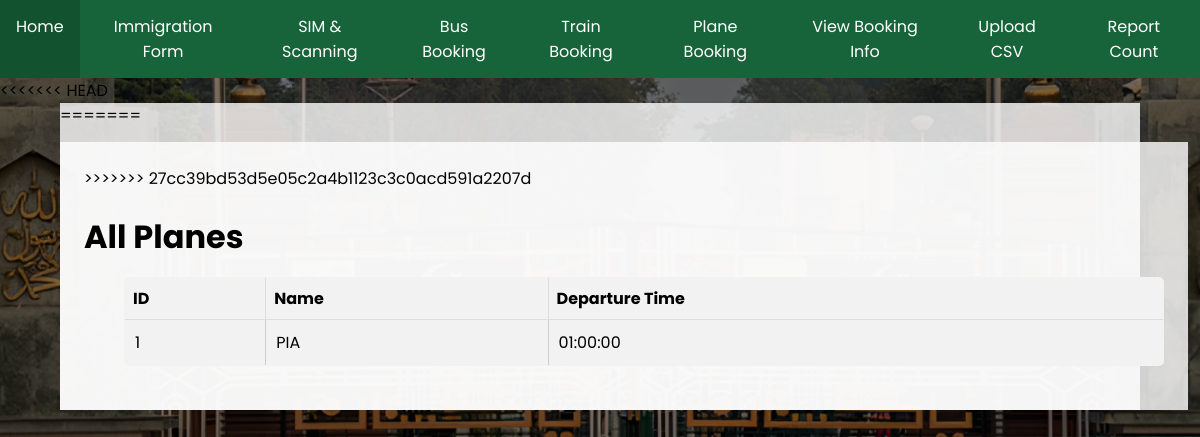
The app's page /view-planes/, older data.
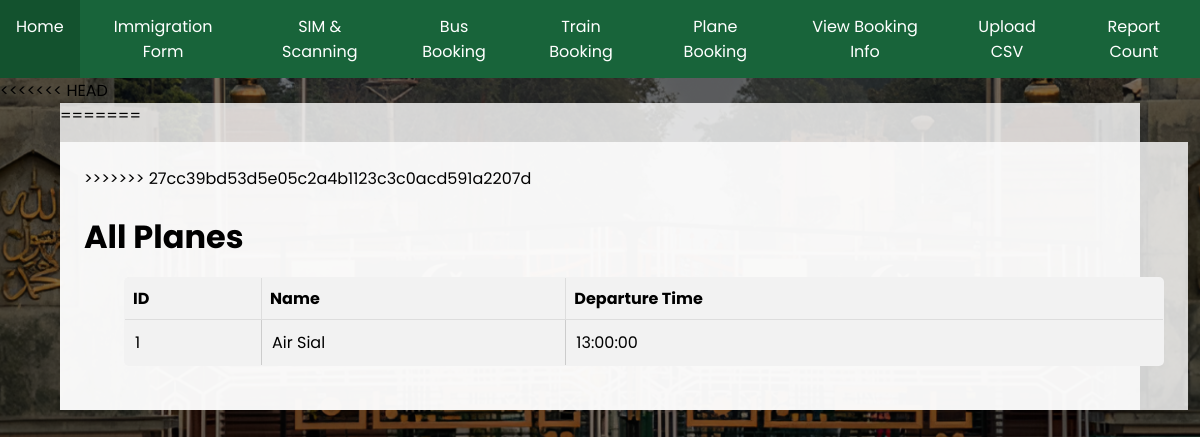
The same page, newer data.
### database.py (models this page shows)
class Plane(Base):
    __tablename__ = "plane"
    plane_id = Column(Integer, primary_key=True, autoincrement=True)
    company = Column(String, nullable=True)
    departure_time = Column(Time, nullable=False)

### main.py (the view)
@app.get("/view-planes/")
def view_planes(request: Request, db: Session = Depends(get_db)):
    planes = db.query(Plane).all()
    return templates.TemplateResponse("view_planes.html", {"request": request, "planes": planes})

### templates/view_planes.html
{% extends "base.html" %}
{% block content %}
<h1>All Planes</h1>
<ul>
    <table>
        <tr>
            <th>ID</th>
            <th>Name</th>
            <th>Departure Time</th>
        </tr>
    {% for plane in planes %}
        <tr>
            <td>{{ plane.plane_id }} </td>
            <td>{{ plane.company }}</td>
            <td>{{ plane.departure_time }}</td>
        </tr>
    {% endfor %}
    </table>
</ul>
{% endblock %}

Row changes from the older to the newer data that the page shows:
changed Plane id 1: company "PIA" → "Air Sial"; departure_time "01:00:00" → "13:00:00"
